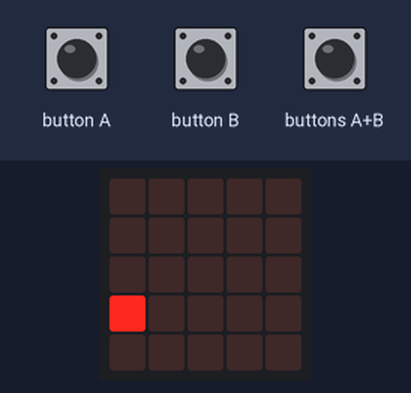
A program run on a simulated BBC micro:bit (MakeCode). Shown: the board's 5×5 LED display. The test bench sets the inputs (shaded band). Random numbers come from a fixed seed.

Above: at 1.2 s.
1.3 s: buttons A+B pressed for 0.15 s
At 1.9 s:
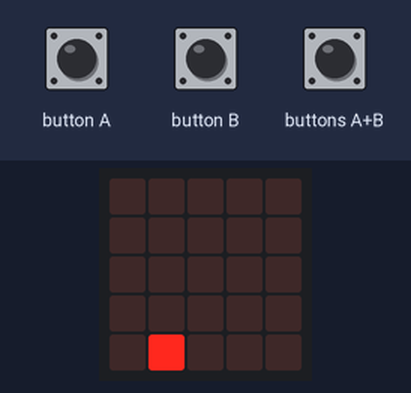
2.0 s: button A pressed for 0.15 s
At 2.6 s:
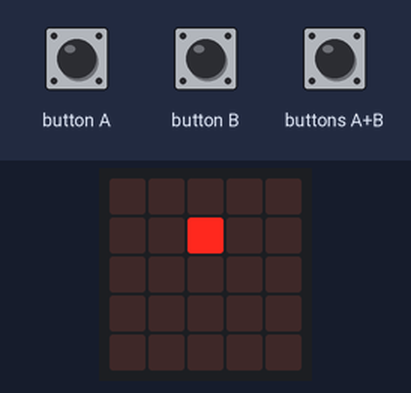
2.7 s: button B pressed for 0.15 s
At 3.3 s:
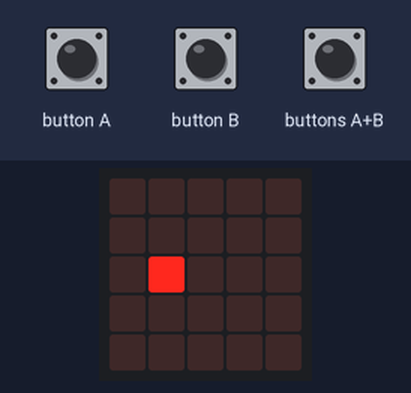
3.4 s: buttons A+B pressed for 1 s
At 4.9 s:
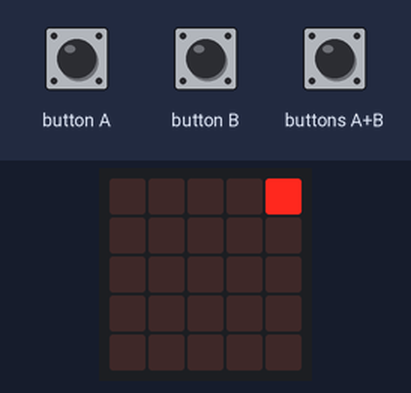
5.0 s: button B pressed for 0.15 s
At 5.6 s:
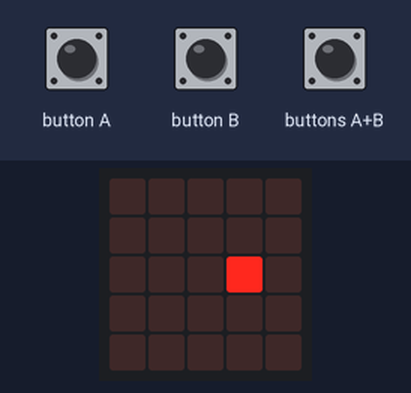
5.7 s: button A pressed for 0.15 s
At 6.3 s:
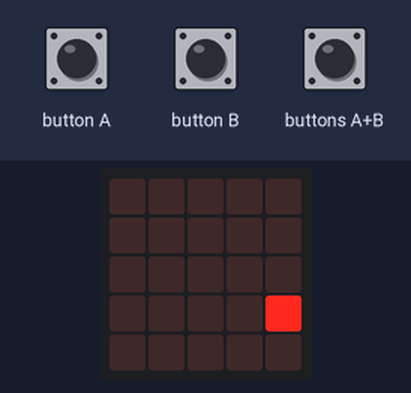
Timing chart, 0 to 8.7 s (numbered marks = the images above; inputs shaded):
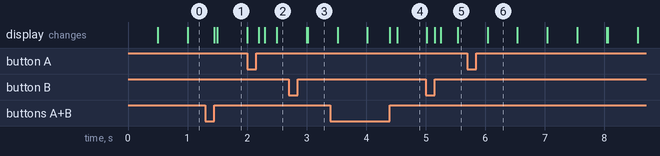

Measured:
- what the display in image 6 shows lasts 0.5 s, from 6.0 s to 6.5 s

The program:

main.ts
```typescript
let carril = 0
let auto = 0
input.onButtonPressed(Button.A, function () {
    if (carril == 4) {
        music.playTone(523, music.beat(BeatFraction.Whole))
    }
    if (carril < 4) {
        carril = carril + 1
    }
})
input.onButtonPressed(Button.AB, function () {
    carril = randint(0, 4)
    basic.showNumber(carril)
    basic.clearScreen()
    led.plot(carril, 0)
    basic.pause(100)
    basic.clearScreen()
})
input.onButtonPressed(Button.B, function () {
    if (carril == 0) {
        music.playTone(880, music.beat(BeatFraction.Whole))
    }
    if (carril > 0) {
        carril = carril - 1
    }
})
function mover () {
    while (auto < 4) {
        auto += 1
        led.plot(carril, auto)
        basic.pause(500)
        basic.clearScreen()
    }
    if (auto == 4) {
        auto = 0
        led.plot(carril, 0)
        basic.pause(500)
        basic.clearScreen()
        auto = 1
        led.plot(carril, auto)
        basic.pause(500)
        basic.clearScreen()
    }
}
basic.forever(function () {
    mover()
})
```

test.ts
```typescript
// aquí va el archivo "tests"; esto no se compilará cuando este paquete se utilice como una extensión.
```
